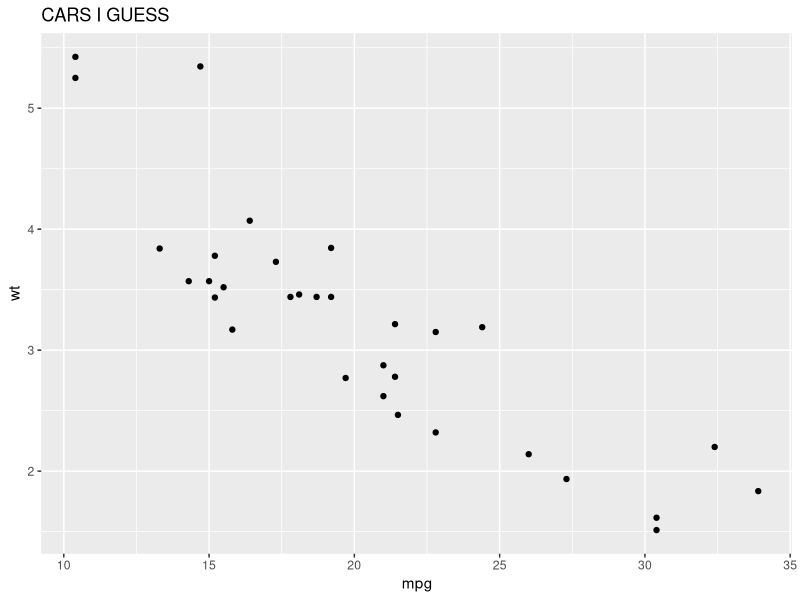
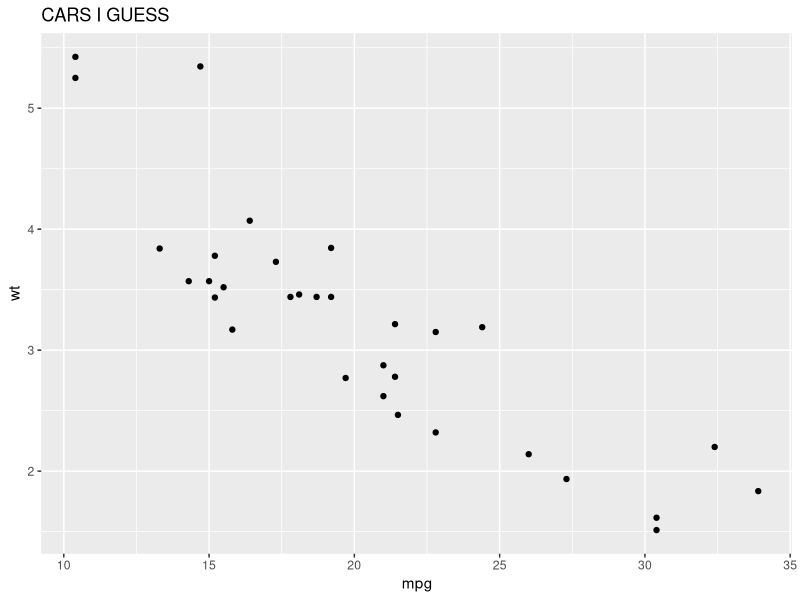
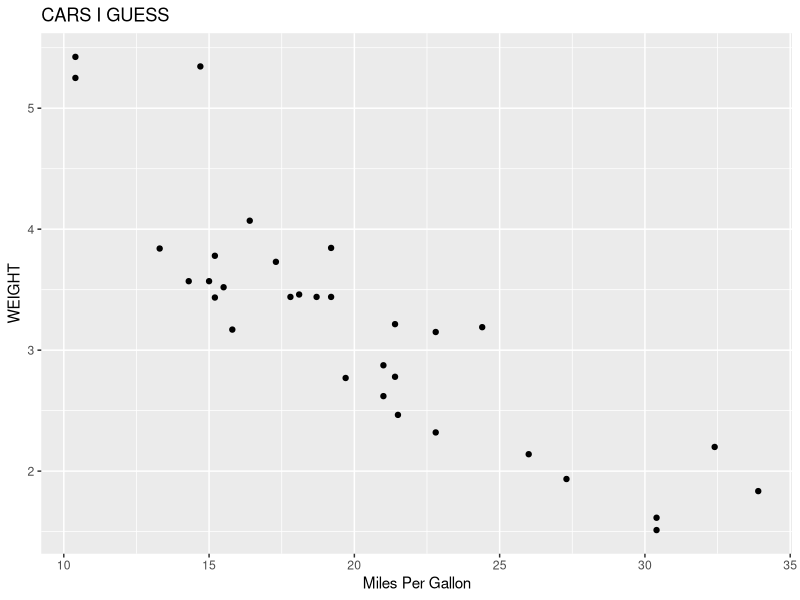
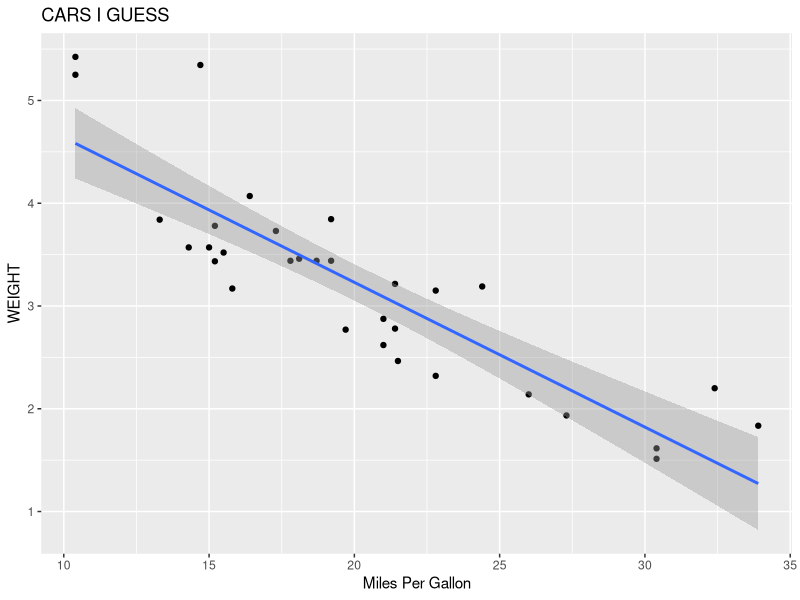
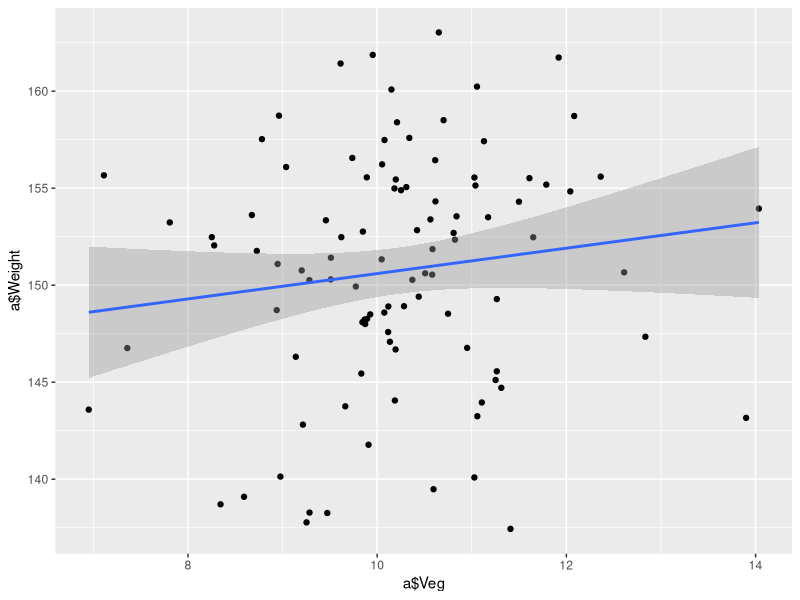
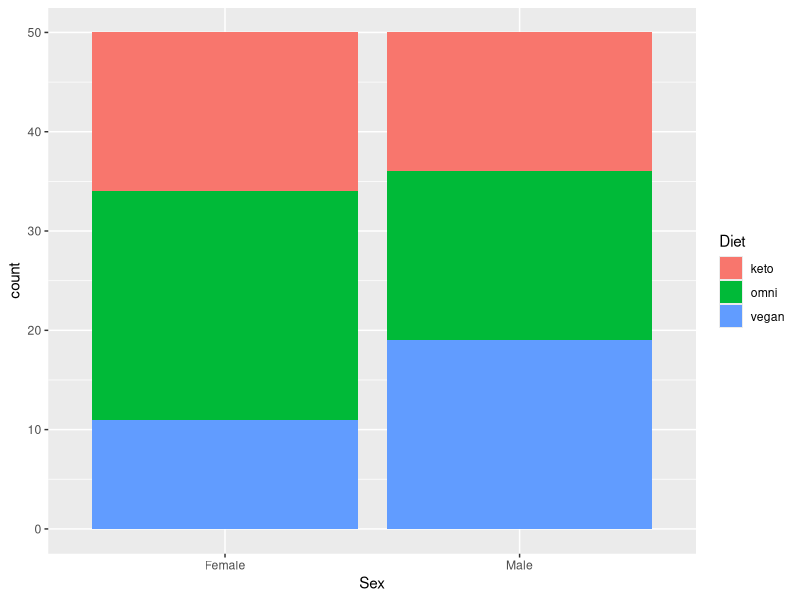
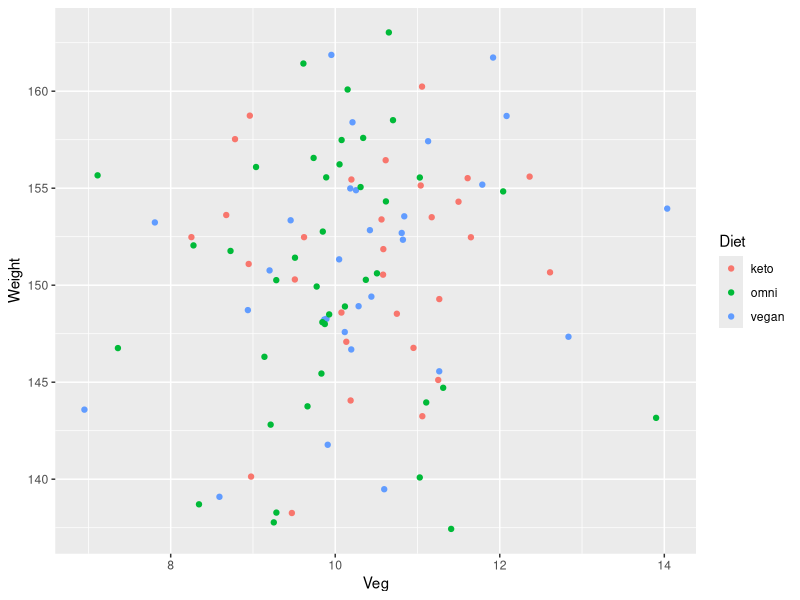
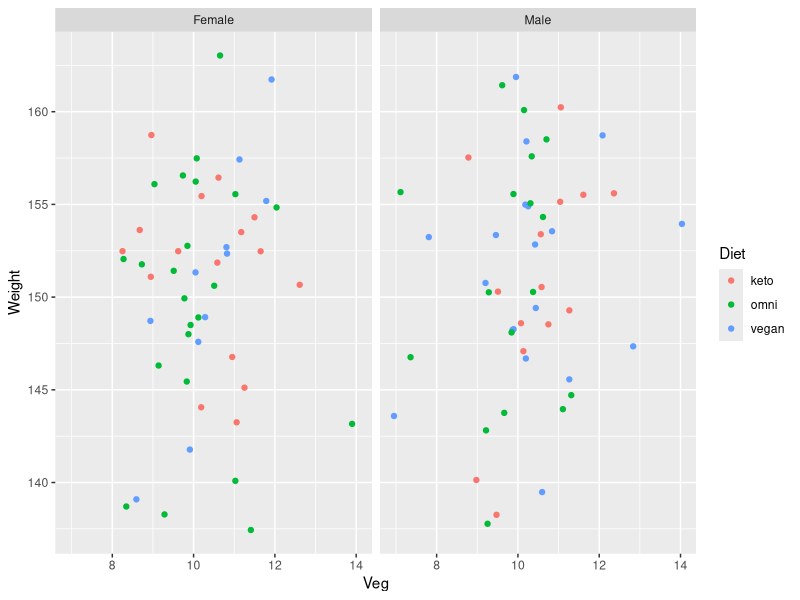

The R source for these figures, in order:
#libraries-----------------------------------
#https://www.rstudio.com/wp-content/uploads/2015/03/ggplot2-cheatsheet.pdf
library(MASS)
library(ggplot2)
#titles--------------------------------------
ggplot(mtcars, aes(mpg,wt)) + geom_point() +
  ggtitle("CARS I GUESS")

ggplot(mtcars, aes(mpg,wt)) + geom_point() +
  labs(title = "CARS I GUESS")

ggplot(mtcars, aes(mpg,wt)) + geom_point() +
  labs(title = "CARS I GUESS",
       x = "Miles Per Gallon",
       y = "WEIGHT")

ggplot(mtcars, aes(mpg,wt)) + geom_point() +
  labs(title = "CARS I GUESS",
       x = "Miles Per Gallon",
       y = "WEIGHT") + geom_smooth(method = lm)

#multiple geoms---------------------------------
a <- mvrnorm(100, c(10,150),
             matrix(c(2,0.7,0.7,40),
                    ncol = 2))
a <- data.frame(a)
diet <- c(rep("keto",30), rep("vegan",30),
          rep("omni",40))
a$diet <- diet
sex <- sample(rep(c("Male","Female"),50))
a$sex <- sex
names(a) <- c("Veg", "Weight", "Diet", "Sex")

gg <- ggplot(a,aes(a$Veg,a$Weight))
gg + geom_point() + geom_smooth(method =  lm)

#stacked bar---------------------------------------

gg2 <- ggplot(a,aes(x = Sex)) +
  geom_bar(aes(fill = Diet))

gg2

#facet--------------------------------------------
gg3 <- ggplot(a,aes(Veg,Weight)) +
  geom_point(aes(color = Diet))

gg3

gg3 + facet_wrap(~Sex)

gg3 + facet_grid(~Sex) +
  geom_smooth(method = lm) 

gg3 + facet_wrap(~Sex) + geom_smooth(method = lm) +
  theme_minimal()

gg3 + facet_wrap(Sex~Diet) +
  geom_smooth(method = lm)

gg3 + coord_flip()

